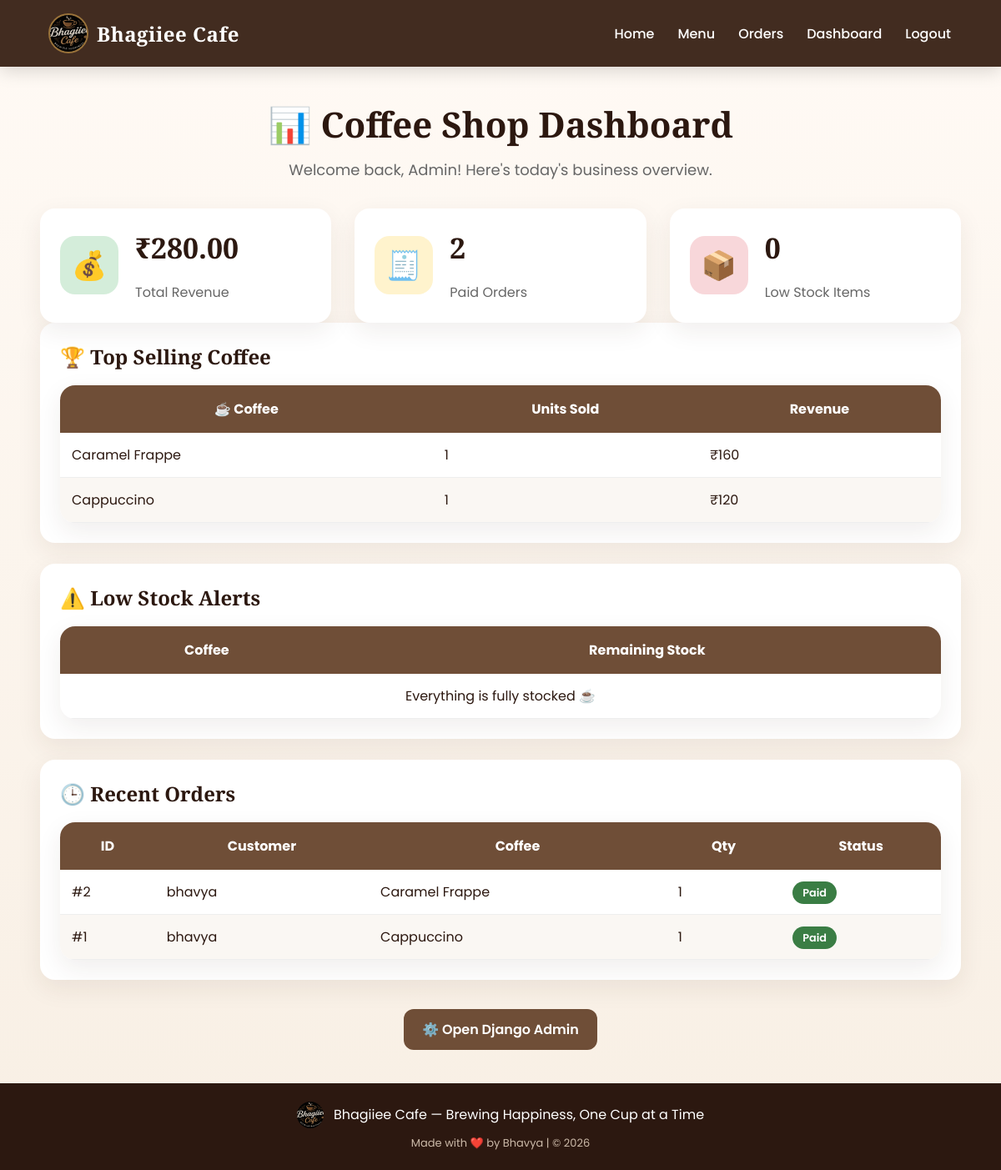
The page /dashboard/ (signed in) on the database its author committed.
### cafe/models.py (models this page shows, shortened)
class CoffeeItem(models.Model):
    CATEGORY_CHOICES = [
    ("HOT", "Hot Coffee"),
    ("COLD", "Cold Coffee"),
    ("SNACK", "Snacks"),
]
    name = models.CharField(max_length=100, unique=True)
    category = models.CharField(
    max_length=10,
    choices=CATEGORY_CHOICES,
    default="HOT",
)
    description = models.CharField(max_length=255, blank=True)
    price = models.DecimalField(
        max_digits=6, decimal_places=2, validators=[MinValueValidator(Decimal("0.00"))]
    )
    stock = models.PositiveIntegerField(default=0, help_text="Cups/servings currently available")
    image = models.ImageField(upload_to="coffee_images/", blank=True, null=True)
    is_active = models.BooleanField(
        default=True, help_text="Untick to hide this item from the menu without deleting it"
    )
    created_at = models.DateTimeField(auto_now_add=True)
    class Meta:
        ordering = ["name"]

class Order(models.Model):
    STATUS_PENDING = "PENDING"
    STATUS_PAID = "PAID"
    STATUS_CANCELLED = "CANCELLED"
    STATUS_CHOICES = [
        (STATUS_PENDING, "Pending Payment"),
        (STATUS_PAID, "Paid"),
        (STATUS_CANCELLED, "Cancelled"),
    ]
    user = models.ForeignKey(
        settings.AUTH_USER_MODEL, on_delete=models.CASCADE, related_name="orders"
    )
    coffee_item = models.ForeignKey(
        CoffeeItem, on_delete=models.PROTECT, related_name="orders"
    )
    quantity = models.PositiveIntegerField(default=1, validators=[MinValueValidator(1)])
    unit_price = models.DecimalField(max_digits=6, decimal_places=2)
    status = models.CharField(max_length=10, choices=STATUS_CHOICES, default=STATUS_PENDING)
    created_at = models.DateTimeField(auto_now_add=True)
    class Meta:
        ordering = ["-created_at"]
    @property
    def total_amount(self):
        return self.unit_price * self.quantity

### cafe/views.py (the view)
# urls.py: path("dashboard/", views.admin_dashboard, name="dashboard"),
@user_passes_test(is_staff_user, login_url="login")
def admin_dashboard(request):
    summary = get_sales_summary()
    low_stock_items = get_low_stock_items()
    recent_orders = Order.objects.select_related("user", "coffee_item").all()[:10]
    context = {
        "summary": summary,
        "low_stock_items": low_stock_items,
        "recent_orders": recent_orders,
    }
    return render(request, "cafe/dashboard.html", context)

### cafe/utils.py (called while the page is built)
def get_sales_summary():
    from .models import Order  # local import avoids circular import at module load
    paid_orders = Order.objects.filter(status=Order.STATUS_PAID)
    total_orders = paid_orders.count()
    total_revenue = sum((order.total_amount for order in paid_orders), Decimal("0.00"))
    top_items = (
        paid_orders.values("coffee_item__name")
        .annotate(units_sold=Sum("quantity"), revenue=Sum(F("unit_price") * F("quantity")))
        .order_by("-units_sold")[:5]
    )
    return {
        "total_orders": total_orders,
        "total_revenue": total_revenue,
        "top_items": list(top_items),
    }

def get_low_stock_items(threshold=5):
    from .models import CoffeeItem
    return CoffeeItem.objects.filter(stock__lte=threshold, is_active=True).order_by("stock")

### cafe/views.py (called while the page is built)
def is_staff_user(user):
    return user.is_authenticated and user.is_staff

### cafe/templates/cafe/dashboard.html (shortened to what this page needs)
{% extends "cafe/base.html" %}
{% block content %}
<div class="hero-section dashboard-hero">
    <h1>📊 Coffee Shop Dashboard</h1>
    <p>
        Welcome back, Admin! Here's today's business overview.
    </p>
</div>
<div class="grid stats">
    <div class="card stat-card revenue">
        <div class="stat-icon">💰</div>
        <div>
            <h2>₹{{ summary.total_revenue }}</h2>
            <p>Total Revenue</p>
        </div>
    </div>
    <div class="card stat-card orders">
        <div class="stat-icon">🧾</div>
        <div>
            <h2>{{ summary.total_orders }}</h2>
            <p>Paid Orders</p>
        </div>
    </div>
    <div class="card stat-card stock">
        <div class="stat-icon">📦</div>
        <div>
            <h2>{{ low_stock_items|length }}</h2>
            <p>Low Stock Items</p>
        </div>
    </div>
</div>
<div class="card">
    <h2>🏆 Top Selling Coffee</h2>
    <table class="table">
        <thead>
        <tr>
            <th>☕ Coffee</th>
            <th>Units Sold</th>
            <th>Revenue</th>
        </tr>
        </thead>
        <tbody>
        {% for row in summary.top_items %}
        <tr>
            <td>{{ row.coffee_item__name }}</td>
            <td>{{ row.units_sold }}</td>
            <td>₹{{ row.revenue }}</td>
        </tr>
        {% empty %}
        <tr>
            <td colspan="3" style="text-align:center">
                No sales yet
            </td>
        </tr>
        {% endfor %}
        </tbody>
    </table>
</div>
<br>
<div class="card">
<h2>⚠️ Low Stock Alerts</h2>
<table class="table">
<thead>
<tr>
<th>Coffee</th>
<th>Remaining Stock</th>
</tr>
</thead>
<tbody>
{% for item in low_stock_items %}
<tr>
<td>{{ item.name }}</td>
<td>
{% if item.stock <= 5 %}
<span class="badge cancelled">
{{ item.stock }}
</span>
{% else %}
<span class="badge paid">
{{ item.stock }}
</span>
{% endif %}
</td>
</tr>
{% empty %}
<tr>
<td colspan="2" style="text-align:center">
Everything is fully stocked ☕
</td>
</tr>
{% endfor %}
</tbody>
</table>
</div>
<br>
<div class="card">
<h2>🕒 Recent Orders</h2>
<table class="table">
<thead>
<tr>
<th>ID</th>
<th>Customer</th>
<th>Coffee</th>
<th>Qty</th>
<th>Status</th>
</tr>
</thead>
<tbody>
{% for order in recent_orders %}
<tr>
<td>#{{ order.id }}</td>
<td>{{ order.user.username }}</td>
<td>{{ order.coffee_item.name }}</td>
<td>{{ order.quantity }}</td>
<td>
<span class="badge {{ order.status|lower }}">
{{ order.get_status_display }}
</span>
</td>
</tr>
{% empty %}
<tr>
<td colspan="5" style="text-align:center">
No recent orders
</td>
</tr>
{% endfor %}
</tbody>
</table>
</div>
<div style="margin-top:35px;text-align:center;">
<a href="{% url 'admin:index' %}" class="btn">
⚙️ Open Django Admin
</a>
</div>
{% endblock %}

### cafe/static/cafe/style.css (style rules this page uses)
:root { --coffee-dark: #2c1810; --coffee-mid: #6f4e37; --coffee-light: #c9a27b; --cream: #fdf6ec; --gold: #d4a24c; --accent: #d98324; --danger: #b33a3a; --ok: #3a7d44; --white: #ffffff; --gray: #666; --shadow: 0 10px 30px rgba(59, 36, 23, 0.08); --shadow-hover: 0 16px 40px rgba(59, 36, 23, 0.15); --radius: 18px; --transition: all 0.3s ease; --font-display: "Playfair Display", "Poppins", serif; }
* { margin:0; padding:0; box-sizing:border-box; }
body { font-family:"Poppins","Segoe UI",sans-serif; background:linear-gradient(180deg,#fffaf5,#f8efe4); color:var(--coffee-dark); min-height:100vh; display:flex; flex-direction:column; }
h1,h2,.brand span,.section-title,.page-title { font-family:var(--font-display); }
.grid { display:grid; grid-template-columns:repeat(auto-fit,minmax(280px,1fr)); gap:28px; }
.grid.stats { grid-template-columns:repeat(auto-fit,minmax(220px,1fr)); }
.card { background:white; border-radius:var(--radius); box-shadow:var(--shadow); padding:24px; transition:var(--transition); overflow:hidden; }
.btn { display:inline-block; background:var(--coffee-mid); color:white; padding:12px 22px; border:none; border-radius:12px; text-decoration:none; font-weight:600; cursor:pointer; transition:var(--transition); }
.table { width:100%; border-collapse:collapse; background:white; border-radius:18px; overflow:hidden; box-shadow:var(--shadow); }
.table th { background:var(--coffee-mid); color:white; padding:16px; }
.table td { padding:14px; border-bottom:1px solid #eee; }
.table tbody tr:nth-child(even) { background:#faf7f3; }
.badge { color:white; padding:5px 12px; border-radius:20px; font-size:.8rem; font-weight:600; }
.badge.paid { background:var(--ok); }
.hero-section { text-align:center; margin-bottom:45px; }
.hero-section h1 { font-size:42px; margin-bottom:12px; color:var(--coffee-dark); }
.hero-section p { font-size:18px; color:#666; max-width:650px; margin:auto; line-height:1.7; }
.dashboard-hero { margin-bottom:35px; }
.stat-card { display:flex; align-items:center; gap:20px; text-align:left; }
.stat-card h2 { margin:0; font-size:34px; color:var(--coffee-dark); }
.stat-card p { margin-top:5px; color:#666; }
.stat-icon { width:70px; height:70px; border-radius:18px; display:flex; align-items:center; justify-content:center; font-size:34px; background:#f5ede4; }
.revenue .stat-icon { background:#D4EDDA; }
.orders .stat-icon { background:#FFF3CD; }
.stock .stat-icon { background:#F8D7DA; }
.card h2 { margin-bottom:18px; }
.table td { vertical-align:middle; }
.hero-section { margin-bottom:30px; }

### rows shown on the page
CoffeeItem: coffee_item__name "Caramel Frappe", units_sold "1", revenue "160"
CoffeeItem: coffee_item__name "Cappuccino", units_sold "1", revenue "120"
Order: id "2", user.username "bhavya", coffee_item.name "Caramel Frappe", quantity "1", status "Paid"
Order: id "1", user.username "bhavya", coffee_item.name "Cappuccino", quantity "1", status "Paid"

### other values the page prints
{{ summary.total_revenue }} "280.00"
{{ summary.total_orders }} "2"
{{ low_stock_items|length }} "0"
